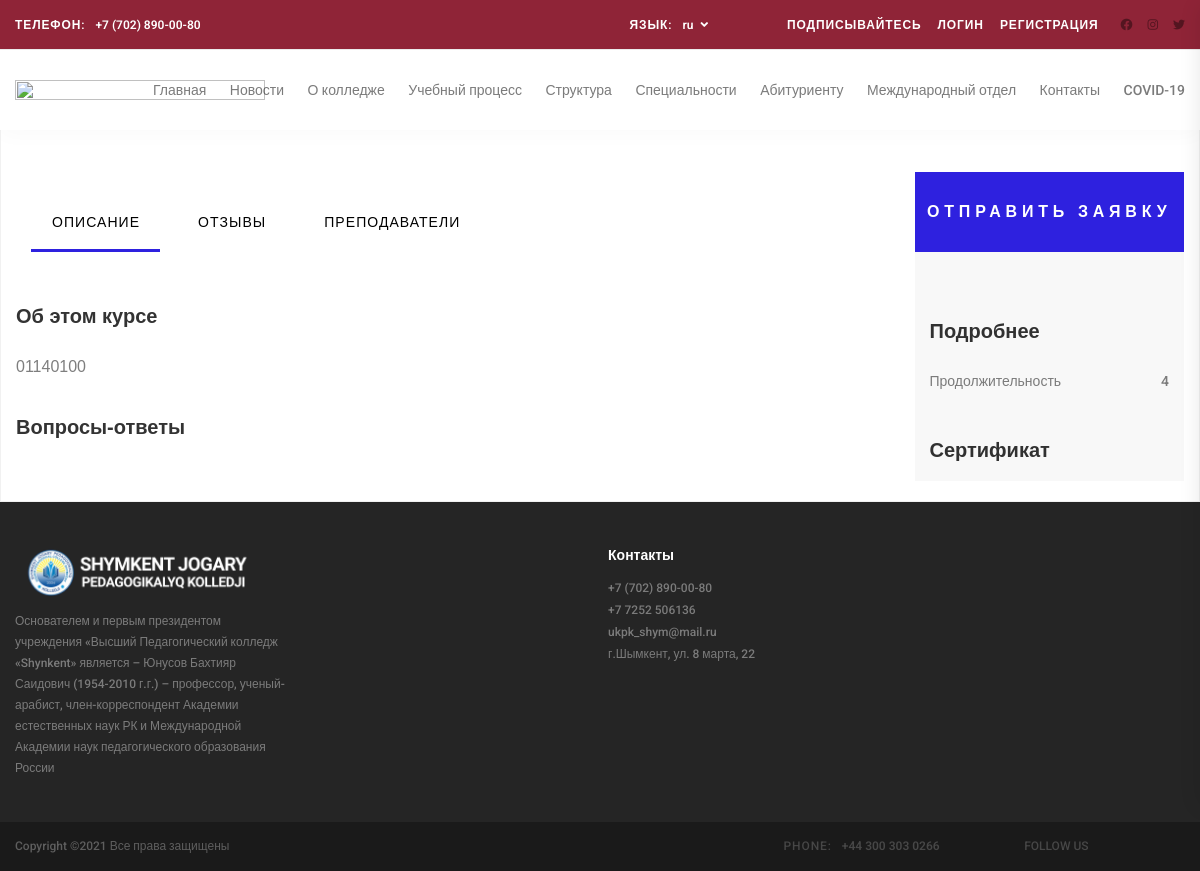
Page /ru/speciliazation/2/ on the committed database.
### page/models.py (models this page shows, shortened)
class PageCategory(models.Model):
    name = models.CharField('НАзвани катоегрий',max_length=255)
    linkto = models.CharField('Ссылка на чего либо',default=0,max_length=255,blank=True,null=True)
    order = models.IntegerField('Филтрация',default=0)
    class Meta:
        verbose_name = "Категория Страницы"
        verbose_name_plural = "Категорий Страницы"

### specializationapp/models.py (models this page shows, shortened)
class Specialization(models.Model):
    name = models.CharField('Название',max_length=255)
    uid = models.CharField('Код шифра',max_length=30)
    desctiption = models.TextField('Описание')
    photo = models.ImageField('Фото',upload_to='specialization/',blank=True,null=True)
    sertification = models.ImageField('Фото сертификата',upload_to='specializationC/',blank=True,null=True)
    duration = models.CharField('Продолжительность',max_length=30)
    subsection = models.ForeignKey(SubSection,related_name="specialization",verbose_name="подпроифиль",on_delete=models.CASCADE)
    class Meta:
        verbose_name = '03 Специализация'
        verbose_name_plural = '03 Специализаций'

### specializationapp/views.py (the view, shortened to what this page needs)
# urls.py: path('<int:pk>/', detail, name="detail"),
def detail(request,pk):
    specialization = Specialization.objects.get(id=pk)
    pageCats = PageCategory.objects.all()
    comments = specialization.comments.filter(visible=True)
    form = SpecializationCommentForm()
    data = {
        'form':form,
        'pageCats':pageCats,
        'comments':comments,
        'specialization':specialization
    }
    return render(request, 'specialization/single-page.html',data)

### sapp/templatetags/snp.py (called while the page is built)
@register.filter_function
def order_bys(queryset, args):
    args = [x.strip() for x in args.split(',')]
    return queryset.order_by(*args)

### templates/specialization/single-page.html (shortened to what this page needs)
{% extends 'layouts/app2.html' %}
{% load static %}
  {% load i18n %}
  {% load snp %}
{% block content %}
<div class="course pt-15">
    <div class="container">
        <div class="row row-lg-eq-height">
            <div class="col-lg-9">
                <div class="tab_panels">
                    <div class="course_tabs_container">
                        <div class="container">
                            <div class="row">
                                <div class="col-lg-9">
                                    <div class="tabs d-flex flex-row align-items-center justify-content-start">
                                        <div class="tab active">Описание</div>
                                        <div class="tab">Отзывы</div>
                                        <div class="tab">Преподаватели</div>
                                    </div>
                                </div>
                            </div>
                        </div>
                    </div>
                    <div class="tab_panel description active">
                        <div class="panel_title">Об этом курсе</div>
                        <div class="panel_text">
                            <p>{{specialization.desctiption}}</p>
                        </div>
                        <div class="faqs">
                            <div class="panel_title">{% trans 'Вопросы-ответы' %}</div>
                        </div>
                    </div>
                </div>
            </div>
            <div class="col-lg-3">
                <div class="sidebar">
                    <div class="sidebar_background"></div>
                    <div class="sidebar_top"><a href="#">{% trans 'Отправить заявку' %}</a></div>
                    <div class="sidebar_content">
                        <div class="sidebar_section features">
                            <div class="sidebar_title">{% trans 'Подробнее' %}</div>
                            <div class="features_content">
                                <ul class="features_list">
                                    <li class="d-flex flex-row align-items-start justify-content-start">
                                        <div class="feature_title"><span>{% trans 'Продолжительность' %}</span></div>
                                        <div class="feature_text ml-auto">{{specialization.duration}}</div>
                                    </li>
                                </ul>
                            </div>
                        </div>
                        <div class="sidebar_section cert">
                            <div class="sidebar_title">{% trans 'Сертификат' %}</div>
                        </div>
                    </div>
                </div>
            </div>
        </div>
    </div>
</div>
{% endblock %}

### templates/layouts/app2.html (shortened to what this page needs)
{% load static %}
{% load i18n %}
{% load snp %}
<!DOCTYPE html>
<html lang="en">
<head>
<link rel="stylesheet" type="text/css" href="{% static 'styles/bootstrap4/bootstrap.min.css' %}">
<link href="{% static 'plugins/font-awesome-4.7.0/css/fontawesome.css' %}" rel="stylesheet" type="text/css">
<link rel="stylesheet" type="text/css" href="{% static 'plugins/OwlCarousel2-2.2.1/owl.carousel.css' %}">
<link rel="stylesheet" type="text/css" href="{% static 'plugins/OwlCarousel2-2.2.1/owl.theme.default.css' %}">
<link rel="stylesheet" type="text/css" href="{% static 'plugins/OwlCarousel2-2.2.1/animate.css' %}">
<link rel="stylesheet" href="https://unpkg.com/swiper/swiper-bundle.css" />
<link rel="stylesheet" href="https://unpkg.com/swiper/swiper-bundle.min.css" />
<link rel="stylesheet" type="text/css" href="{% static 'styles/main_styles.css' %}">
<link rel="stylesheet" type="text/css" href="{% static 'styles/responsive.css' %}">
<link href="{% static 'plugins/video-js/video-js.css' %}" rel="stylesheet" type="text/css">
<link rel="stylesheet" type="text/css" href="{% static 'styles/custom.css' %}">
</head>
<body>
<div class="super_container">
	<header class="header">
		<div class="top_bar">
			<div class="top_bar_container">
				<div class="container">
					<div class="row">
						<div class="col">
							<div class="top_bar_content d-flex flex-row align-items-center justify-content-start">
								<div class="top_bar_phone"><span class="top_bar_title">{% trans 'Телефон:' %}</span>+7 (702) 890-00-80</div>
								<div class="top_bar_right ml-auto">
									<div class="top_bar_lang">
										<span class="top_bar_title">{% trans 'Язык:' %}</span>
                             <form action="{% url 'set_language' %}" method="POST" >
										<ul class="lang_list">
                                        {% get_current_language as LANGUAGE_CODE %}
                                            <li class="hassubs">
												<a href="#">{{LANGUAGE_CODE}}<i class="fa fa-angle-down" aria-hidden="true"></i></a>
                                                    {% get_available_languages as LANGUAGES %}
                                                    {% get_language_info_list for LANGUAGES as languages %}
											</li>
										</ul>
                              </form>
									</div>
									<div class="top_bar_social">
										<span class="top_bar_title social_title">{% trans 'Подписывайтесь' %}</span>
										{% if request.user.is_authenticated %}
										<span class="top_bar_title social_title"><a href="{% url 'sapp:login' %}">{{request.user}}</a></span>
                                        <span class="top_bar_title social_title"><a href="{% url 'PageCategoryListView' %}">Конструктор</a></span>
										<span class="top_bar_title social_title"><a href="{% url 'sapp:logout' %}">{% trans 'Выйти' %}</a></span>
										{% else %}
										<span class="top_bar_title social_title"><a href="{% url 'sapp:login' %}">{% trans 'Логин' %}</a></span>
										<span class="top_bar_title social_title"><a href="{% url 'sapp:register' %}">{% trans 'Регистрация' %}</a></span>
										{% endif %}
										<ul>
											<li><a href="https://www.facebook.com/Shym.kolledj"><i class="fab fa-facebook" aria-hidden="true"></i></a></li>
											<li><a href="https://www.instagram.com/shym_kolledj/"><i class="fab fa-instagram" aria-hidden="true"></i></a></li>
											<li><a href="#"><i class="fab fa-twitter" aria-hidden="true"></i></a></li>
										</ul>
									</div>
								</div>
							</div>
						</div>
					</div>
				</div>
			</div>
		</div>
		<div class="header_container">
			<div class="container">
				<div class="row">
					<div class="col">
						<div class="header_content d-flex flex-row align-items-center justify-content-start">
							<div class="logo_container mr-auto">
								<a href="#">
									<div class="logo_text">
                                        <img class="logo_img" src="{% static 'images/new/dark.png' %}" alt="">
                                    </div>
								</a>
							</div>
							<nav class="main_nav_contaner">
								<ul class="main_nav">
                                    {% for cat in pageCats|order_bys:'order' %}
                                    <li class="main_nav__item"><a href="{% if cat.linkto != '0' %} {{cat.linkto}} {% endif %}">{{cat.name}}</a>
                                    </li>
                                    {% endfor %}
								</ul>
							</nav>
						</div>
					</div>
				</div>
			</div>
		</div>
	</header>
	{% block content %}
    {% endblock %}
	<footer class="footer">
		<div class="footer_body">
			<div class="container">
				<div class="row">
					<div class="col-lg-3 footer_col">
						<div class="">
							<div class="logo_text">
								<img class="logo_img" src="{% static 'images/new/light.png' %}" alt="">
							</div>
							<ul class="footer_list">
								<li><a href="">
                                    {% trans "Основателем и первым президентом учреждения «Высший Педагогический колледж «Shynkent»   является – Юнусов Бахтияр Саидович (1954-2010 г.г.) – профессор, ученый-арабист, член-корреспондент Академии естественных наук РК и Международной Академии наук педагогического образования России" %}
								</a></li>
							</ul>
						</div>
					</div>
					<div class="col-lg-2 offset-lg-3 footer_col">
						<div>
							<div class="footer_title">{% trans 'Контакты' %}</div>
							<ul class="footer_list">
								<li><a href="#">+7 (702) 890-00-80</a></li>
								<li><a href="#">+7 7252 506136</a></li>
								<li><a href="#">ukpk_shym@mail.ru</a></li>
								<li><a href="#">{% trans 'г.Шымкент, ул. 8 марта, 22' %}</a></li>
							</ul>
						</div>
					</div>
				</div>
			</div>
		</div>
		<div class="copyright">
			<div class="container">
				<div class="row">
					<div class="col">
						<div class="copyright_content d-flex flex-md-row flex-column align-items-md-center align-items-start justify-content-start">
							<div class="cr">
Copyright &copy;<script>document.write(new Date().getFullYear());</script> Все права защищены </div>
							<div class="cr_right ml-md-auto">
								<div class="footer_phone"><span class="cr_title">phone:</span>+44 300 303 0266</div>
								<div class="footer_social">
									<span class="cr_social_title">follow us</span>
									<ul>
										<li><a href="#"><i class="fa fa-facebook" aria-hidden="true"></i></a></li>
										<li><a href="#"><i class="fa fa-instagram" aria-hidden="true"></i></a></li>
										<li><a href="#"><i class="fa fa-twitter" aria-hidden="true"></i></a></li>
									</ul>
								</div>
							</div>
						</div>
					</div>
				</div>
			</div>
		</div>
	</footer>
</div>
</body>
</html>

### static/styles/responsive.css (style rules this page uses)
@media only screen and (max-width: 1440px) { .sidebar_top { width: calc(100% + 50px); } }
@media only screen and (max-width: 1280px) { .sidebar_top { width: 100%; } }

### static/styles/custom.css (style rules this page uses)
.logo_img { height: 100%; width:100%; }
.logo_text { width: 250px; }
.container { max-width: 1400px; }
:root { --yellow: #feb60a; --red: #ff0062; --blue: #00dbf9; --violet: #da00f7; }
.top_bar_right { display: flex; align-items: center; }
.top_bar_lang { display: flex; }

### rows in the picture
PageCategory: name "Главная"
PageCategory: name "Новости"
PageCategory: name "О колледже"
PageCategory: name "Учебный процесс"
PageCategory: name "Структура"
PageCategory: name "Специальности"
PageCategory: name "Абитуриенту"
PageCategory: name "Международный отдел"
PageCategory: name "Контакты"
PageCategory: name "COVID-19"
Specialization: desctiption "01140100", duration "4"

### other values in the picture
{{ LANGUAGE_CODE }} "ru"
